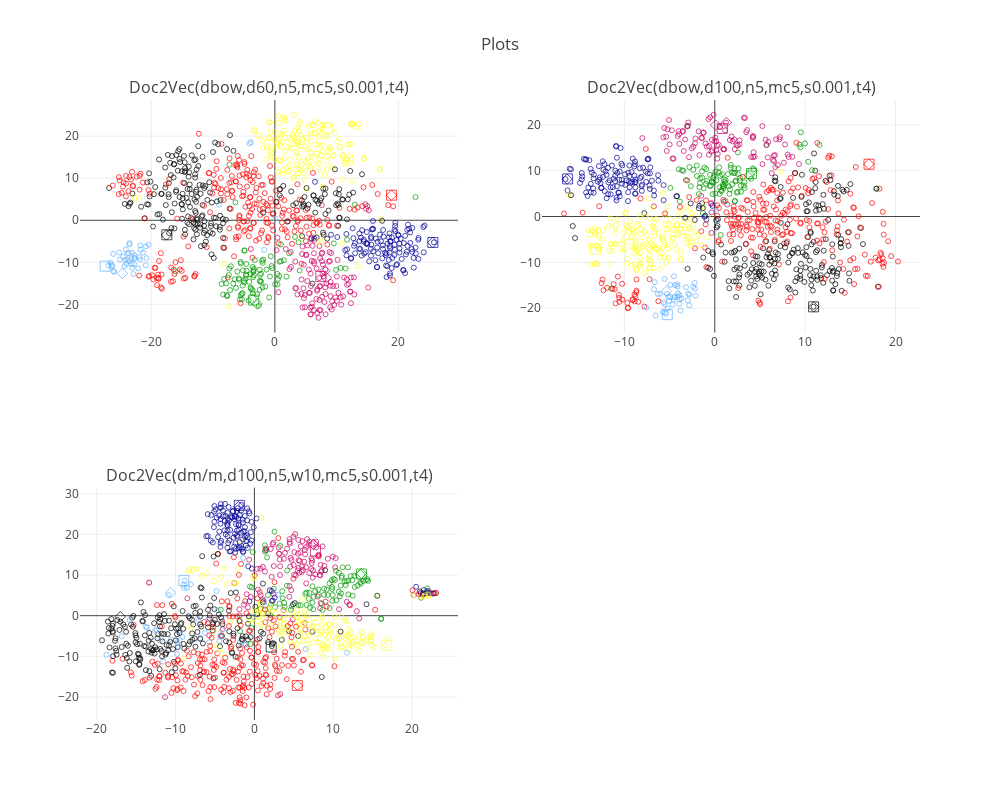

Source (notebook cell):
### Code cell
import math

n_subplots = len(models_by_name)

plot_titles = list(models_by_name.keys())

fig2 = tools.make_subplots(rows=math.ceil(n_subplots/2), cols=2, subplot_titles=plot_titles)

row = 1
col = 1

count = 1

for name, trained_model in models_by_name.items():
    mask = [tag in candidate_data['from_name'].values for tag in trained_model.docvecs.offset2doctag]
    candidate_vecs = trained_model.docvecs.doctag_syn0[mask]
    
    X = candidate_vecs
    tsne = TSNE(n_components=2)
    X_tsne = tsne.fit_transform(X)
    
    trace = go.Scatter(x=X_tsne[:, 0], y=X_tsne[:, 1],
                       mode='markers',
                       marker=dict(color=candidate_data['color'],
                                   size=candidate_data['size'],
                                   symbol=candidate_data['symbol'],
                                   showscale=False,
                                   line=dict(color='black', 
                                             width=1)),
                       text=candidate_data['from_name'])
    
    fig2.append_trace(trace, row, col)
             
    if count % 2 == 0:
        row = row + 1
        col = 1
    else:
        col = col +1
        
    count += 1
    
fig2['layout'].update(title='Plots', showlegend=False, autosize=False, height=800, width=1000)
    
pyoff.iplot(fig2, filename='tsnePlot2')

### Figure 1 — Plotly figure (JSON) as saved in the notebook; plotly's stock layout.template omitted (floating-point values rounded to 4 significant figures; data arrays with more than 128 entries replaced by an {"elided": "..."} marker saying what was removed)
{"data": [{"marker": {"color": {"elided": "1008 str values"}, "line": {"color": "black", "width": 1}, "showscale": false, "size": {"elided": "1008 int values"}, "symbol": {"elided": "1008 int values"}}, "mode": "markers", "text": {"elided": "1008 str values"}, "type": "scatter", "x": {"elided": "1008 float values"}, "xaxis": "x1", "y": {"elided": "1008 float values"}, "yaxis": "y1"}, {"marker": {"color": {"elided": "1008 str values"}, "line": {"color": "black", "width": 1}, "showscale": false, "size": {"elided": "1008 int values"}, "symbol": {"elided": "1008 int values"}}, "mode": "markers", "text": {"elided": "1008 str values"}, "type": "scatter", "x": {"elided": "1008 float values"}, "xaxis": "x2", "y": {"elided": "1008 float values"}, "yaxis": "y2"}, {"marker": {"color": {"elided": "1008 str values"}, "line": {"color": "black", "width": 1}, "showscale": false, "size": {"elided": "1008 int values"}, "symbol": {"elided": "1008 int values"}}, "mode": "markers", "text": {"elided": "1008 str values"}, "type": "scatter", "x": {"elided": "1008 float values"}, "xaxis": "x3", "y": {"elided": "1008 float values"}, "yaxis": "y3"}], "layout": {"annotations": [{"font": {"size": 16}, "showarrow": false, "text": "Doc2Vec(dbow,d60,n5,mc5,s0.001,t4)", "x": 0.225, "xanchor": "center", "xref": "paper", "y": 1, "yanchor": "bottom", "yref": "paper"}, {"font": {"size": 16}, "showarrow": false, "text": "Doc2Vec(dbow,d100,n5,mc5,s0.001,t4)", "x": 0.775, "xanchor": "center", "xref": "paper", "y": 1, "yanchor": "bottom", "yref": "paper"}, {"font": {"size": 16}, "showarrow": false, "text": "Doc2Vec(dm/m,d100,n5,w10,mc5,s0.001,t4)", "x": 0.225, "xanchor": "center", "xref": "paper", "y": 0.375, "yanchor": "bottom", "yref": "paper"}], "autosize": false, "height": 800, "showlegend": false, "title": "Plots", "width": 1000, "xaxis1": {"anchor": "y1", "domain": [0, 0.45]}, "xaxis2": {"anchor": "y2", "domain": [0.55, 1]}, "xaxis3": {"anchor": "y3", "domain": [0, 0.45]}, "xaxis4": {"anchor": "y4", "domain": [0.55, 1]}, "yaxis1": {"anchor": "x1", "domain": [0.625, 1]}, "yaxis2": {"anchor": "x2", "domain": [0.625, 1]}, "yaxis3": {"anchor": "x3", "domain": [0, 0.375]}, "yaxis4": {"anchor": "x4", "domain": [0, 0.375]}}}
